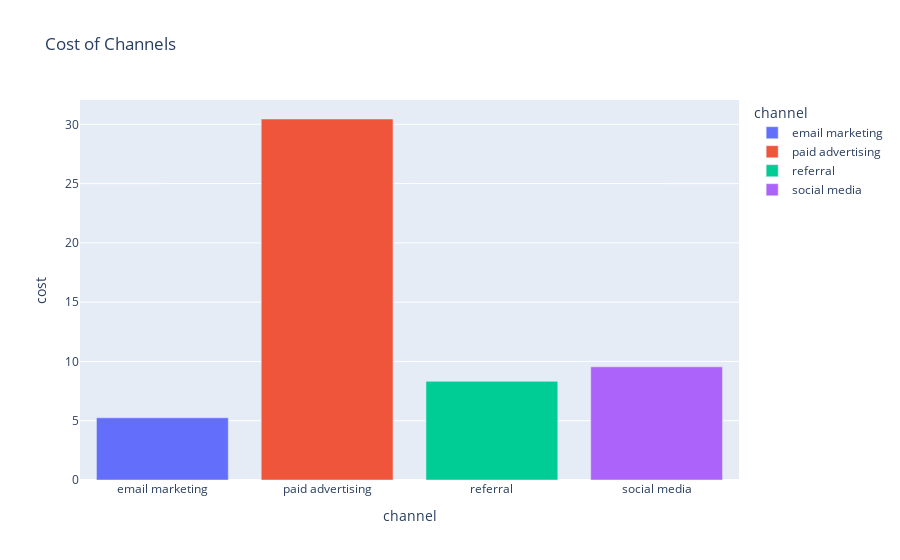

The cell this chart's notebook holds for it:
### Code cell
channel_cost2=data.groupby("channel")["cost"].mean().reset_index()              #2nd Way
channel_cost2
colors=["blue","red","lightgreen","yellow"]

fig3=px.bar(channel_cost2,x="channel",y="cost",title="Cost of Channels",color="channel")

fig3.show()

### Figure 1 — Plotly figure (JSON) as saved in the notebook; plotly's stock layout.template omitted (floating-point values rounded to 4 significant figures)
{"data": [{"alignmentgroup": "True", "hovertemplate": "channel=%{x}<br>cost=%{y}<extra></extra>", "legendgroup": "email marketing", "marker": {"color": "#636efa", "pattern": {"shape": ""}}, "name": "email marketing", "offsetgroup": "email marketing", "orientation": "v", "showlegend": true, "textposition": "auto", "type": "bar", "x": ["email marketing"], "xaxis": "x", "y": [5.246], "yaxis": "y"}, {"alignmentgroup": "True", "hovertemplate": "channel=%{x}<br>cost=%{y}<extra></extra>", "legendgroup": "paid advertising", "marker": {"color": "#EF553B", "pattern": {"shape": ""}}, "name": "paid advertising", "offsetgroup": "paid advertising", "orientation": "v", "showlegend": true, "textposition": "auto", "type": "bar", "x": ["paid advertising"], "xaxis": "x", "y": [30.45], "yaxis": "y"}, {"alignmentgroup": "True", "hovertemplate": "channel=%{x}<br>cost=%{y}<extra></extra>", "legendgroup": "referral", "marker": {"color": "#00cc96", "pattern": {"shape": ""}}, "name": "referral", "offsetgroup": "referral", "orientation": "v", "showlegend": true, "textposition": "auto", "type": "bar", "x": ["referral"], "xaxis": "x", "y": [8.32], "yaxis": "y"}, {"alignmentgroup": "True", "hovertemplate": "channel=%{x}<br>cost=%{y}<extra></extra>", "legendgroup": "social media", "marker": {"color": "#ab63fa", "pattern": {"shape": ""}}, "name": "social media", "offsetgroup": "social media", "orientation": "v", "showlegend": true, "textposition": "auto", "type": "bar", "x": ["social media"], "xaxis": "x", "y": [9.546], "yaxis": "y"}], "layout": {"autosize": true, "barmode": "relative", "legend": {"title": {"text": "channel"}, "tracegroupgap": 0}, "title": {"text": "Cost of Channels"}, "xaxis": {"anchor": "y", "autorange": true, "categoryarray": ["email marketing", "paid advertising", "referral", "social media"], "categoryorder": "array", "domain": [0, 1], "range": [-0.5, 3.5], "title": {"text": "channel"}, "type": "category"}, "yaxis": {"anchor": "x", "autorange": true, "domain": [0, 1], "range": [0, 32.05], "title": {"text": "cost"}, "type": "linear"}}}
